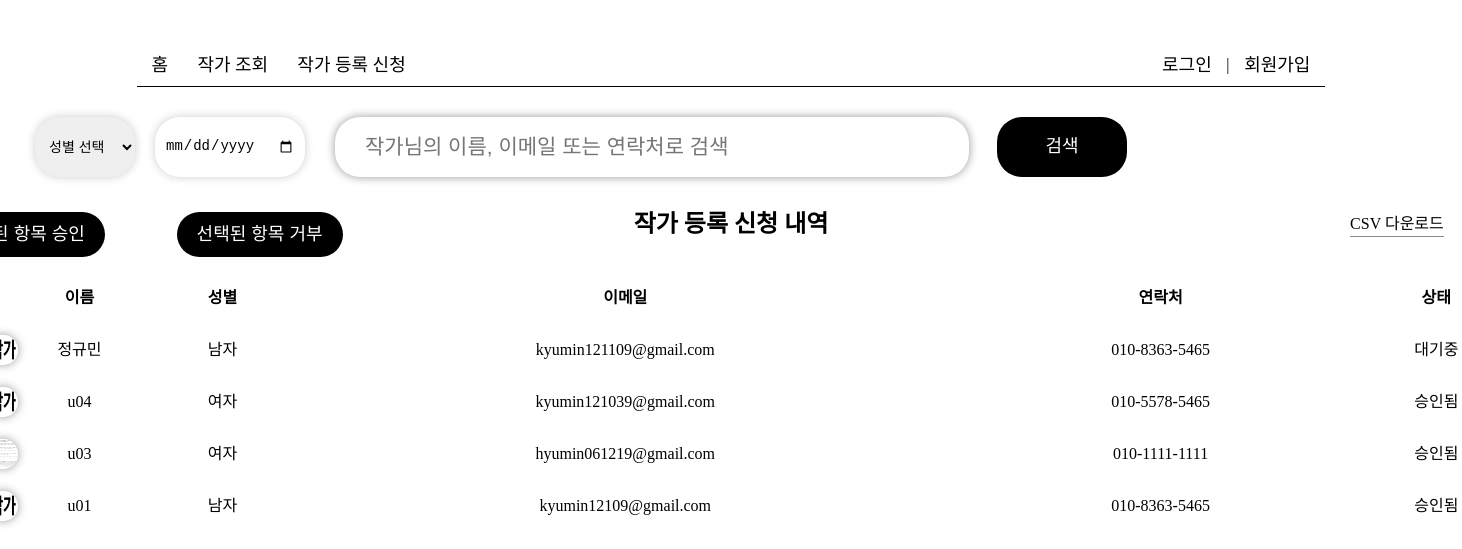
The app's page /artist_registration_list/, older data.
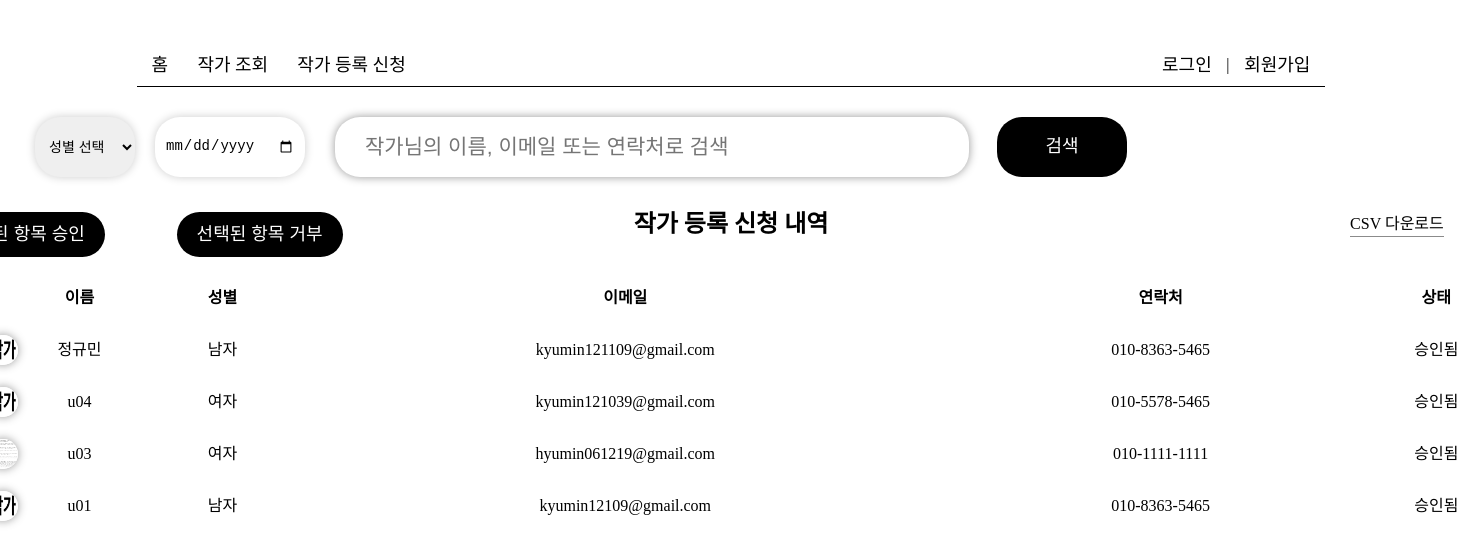
The same page, newer data.
### posts/models.py (models this page shows, shortened)
class Artist(models.Model):
    GENDER_CHOICES = [
        ('M', '남자'),
        ('F', '여자'),
    ]
    STATUS_CHOICES = [
        ('P', '대기중'),  # Pending
        ('A', '승인됨'),  # Approved
        ('R', '거부됨'),  # Rejected
    ]
    user = models.OneToOneField(User, on_delete=models.CASCADE)  # 사용자와 1:1 관계
    name = models.CharField(max_length=16)
    gender = models.CharField(max_length=1, choices=GENDER_CHOICES)
    birth_date = models.DateField()
    email = models.EmailField(unique=True)
    profile_image = models.ImageField(upload_to='artist_images/', blank=True, null=True)  # 작가 프로필 이미지
    contact = models.CharField(max_length=100, blank=True, null=True)
    status = models.CharField(max_length=1, choices=STATUS_CHOICES, default='P')  # 작가 상태

### posts/views.py (the view, shortened to what this page needs)
# urls.py: path('artist_registration_list/', posts.views.artist_registration_list, name='artist_registration_list'),  # 작가 신청 내역 조회 페이지
def artist_registration_list(request):
    query = request.GET.get('q', '')
    search_gender = request.GET.get('gender', '')
    search_birth_date = request.GET.get('birth_date', '')
    artists = Artist.objects.all()
    if query:
        artists = artists.filter(
            Q(name__icontains=query) |
            Q(email__icontains=query) |
            Q(contact__icontains=query)
        )
    if search_gender:
        artists = artists.filter(gender=search_gender)
    if search_birth_date:
        artists = artists.filter(birth_date=search_birth_date)
    artists = artists.order_by('-id')
    return render(request, 'posts/artist_registration_list.html', {'artists': artists})

### posts/templates/posts/artist_registration_list.html (shortened to what this page needs)
<!DOCTYPE html>
<html lang="ko">
<head>
    {% load static %}
    <link rel="stylesheet" href="{% static 'posts/css/style.css' %}">
</head>
<body>
    {% include 'posts/header.html' %}
    <main>
        <section class="mt20">
            <div class="container cc">
                <form method="GET" action="{% url 'artist_registration_list' %}" class="search_forms mt2">
                    <select name="gender">
                        <option value="">성별 선택</option>
                    </select>
                    <input type="date" name="birth_date" placeholder="생년월일" value="{{ request.GET.birth_date }}">
                    <input type="text" name="q" placeholder="작가님의 이름, 이메일 또는 연락처로 검색" value="{{ request.GET.q }}">
                    <button type="submit">검색</button>
                </form>
                <form method="POST" action="{% url 'artist_registration_list' %}" class="artist_registration_list tc mt4">
                    <h1>작가 등록 신청 내역</h1>
                    <div>
                        <a href="{% url 'download_csv' %}?q={{ request.GET.q }}&gender={{ request.GET.gender }}&birth_date={{ request.GET.birth_date }}" class="csv_download">CSV 다운로드</a>
                        <div class="registration_btn">
                            <button type="submit" name="action" value="approve">선택된 항목 승인</button>
                            <button type="submit" name="action" value="reject">선택된 항목 거부</button>
                        </div>
                    </div>
                    <table class="mt4">
                        <thead>
                            <tr>
                                <th>이름</th>
                                <th>성별</th>
                                <th>이메일</th>
                                <th>연락처</th>
                                <th>상태</th>
                            </tr>
                        </thead>
                        <tbody>
                            {% for artist in artists %}
                            <tr class="tc">
                                <td><img src="{% if artist.profile_image %}{{ artist.profile_image.url }}{% else %}{% static 'posts/images/default_profile.png' %}{% endif %}" alt="profile_img" width="30" height="30"></td>
                                <td>{{ artist.name }}</td>
                                <td>{{ artist.get_gender_display }}</td>
                                <td>{{ artist.email }}</td>
                                <td>{{ artist.contact }}</td>
                                <td>{{ artist.get_status_display }}</td>
                            </tr>
                            {% empty %}
                            <tr>
                                <td colspan="6">등록 신청된 작가가 없습니다.</td>
                            </tr>
                            {% endfor %}
                        </tbody>
                    </table>
                </form>
            </div>
        </section>
    </main>
</body>
</html>

Row changes from the older to the newer data that the page shows:
changed Artist "정규민": status "대기중" → "승인됨"
